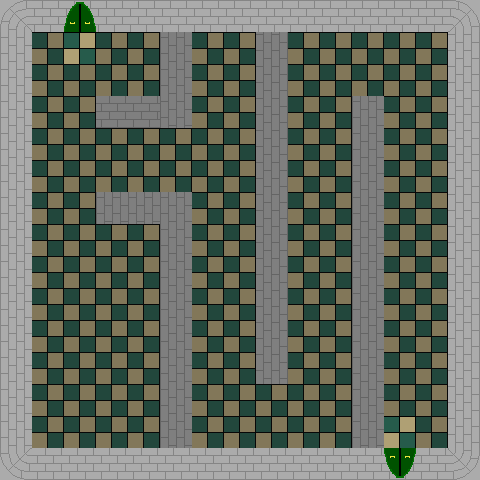

A level layout from a 2D game, rendered from its tile map. Below: a short description, then the map file with tile-grid data replaced by summaries:
An orthogonal 15x15 tile map with 32x32 px tiles, 3 tile layers (Tile Layer 1, walls, darkness), 5 tilesets and 4 objects (2x carpet, 2x heart).

<map version="1.0" orientation="orthogonal" width="15" height="15" tilewidth="32" tileheight="32">
 <tileset firstgid="1" name="tiles-wall-floor" tilewidth="32" tileheight="32">
  <image source="../sprites/tiles-wall-floor.png" width="128" height="128" />
 </tileset>
 <tileset firstgid="17" name="walls-with-door" tilewidth="32" tileheight="32">
  <image source="../sprites/walls-with-door.png" width="128" height="128" />
 </tileset>
 <tileset firstgid="33" name="carpet" tilewidth="32" tileheight="32">
  <image source="../sprites/carpet.png" width="32" height="32" />
 </tileset>
 <tileset firstgid="34" name="heart" tilewidth="32" tileheight="32">
  <image source="../sprites/heart.png" width="32" height="32" />
 </tileset>
 <tileset firstgid="35" name="black-tile" tilewidth="32" tileheight="32">
  <image source="../sprites/black-tile.png" width="32" height="32" />
 </tileset>
 <layer name="Tile Layer 1" width="15" height="15">
  <data>[225 cells, 225 non-empty, 11 distinct tile ids]</data>
 </layer>
 <objectgroup name="objects" width="15" height="15">
  <object name="carpet" type="carpet" gid="33" x="64" y="33" width="32" height="16">
   <properties>
    <property name="target" value="2" />
   </properties>
  </object>
  <object name="carpet" type="carpet" gid="33" x="384" y="432" width="32" height="16">
   <properties>
    <property name="target" value="3" />
   </properties>
  </object>
  <object name="heart" type="heart" gid="34" x="79" y="404" width="32" height="32" />
  <object name="heart" type="heart" gid="34" x="207" y="77" width="32" height="32" />
 </objectgroup>
 <layer name="walls" width="15" height="15">
  <data>[225 cells, 37 non-empty, 3 distinct tile ids]</data>
 </layer>
 <layer name="darkness" width="15" height="15" opacity="0.3">
  <data>[225 cells, 167 non-empty, 1 distinct tile ids]</data>
 </layer>
</map>